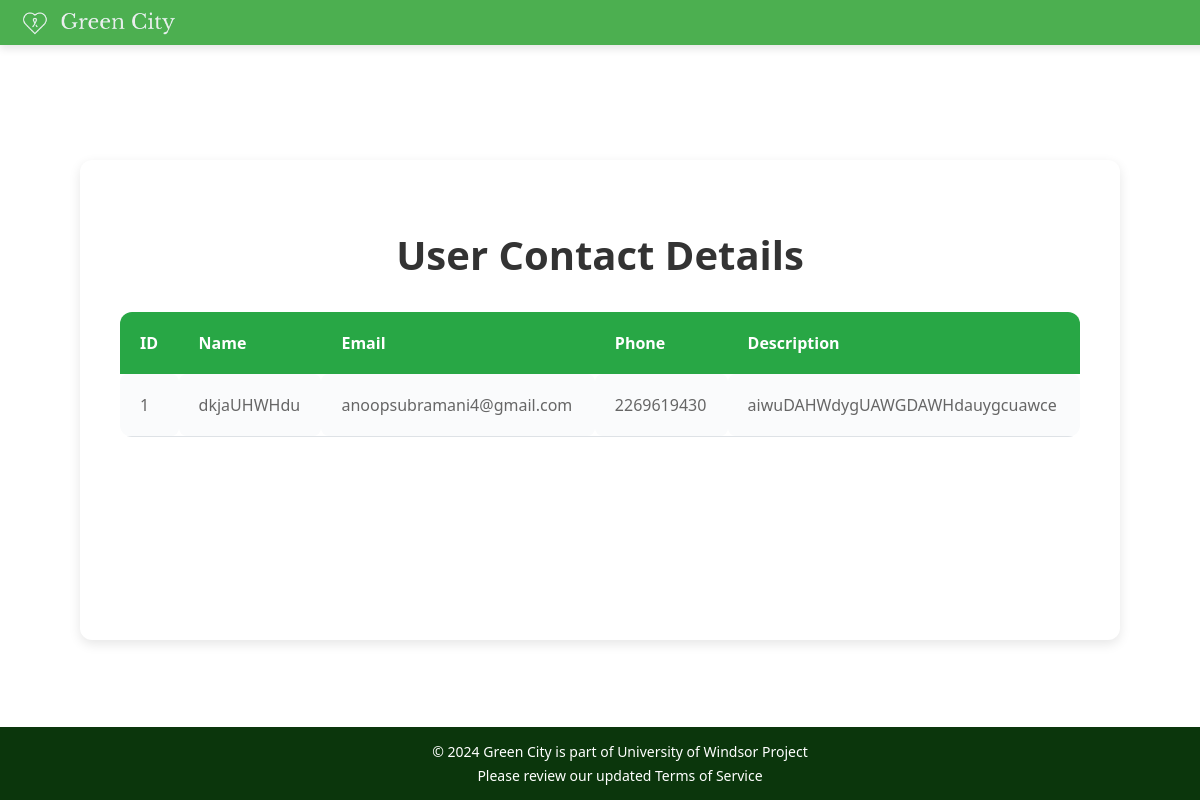
The page /admincontactinfo/ on the database its author committed.
### myapp/models.py (models this page shows)
class ContactModel(models.Model):
    email = models.EmailField(unique=True)
    phone = models.CharField(max_length=10, blank=True, null=True)
    description = models.CharField(max_length=1000, blank=True, null=True)
    name = models.CharField(max_length=10, blank=True, null=True)

### myapp/views.py (the view)
# urls.py: path('admincontactinfo/', views.contact_list_view, name='contact_list'),
def contact_list_view(request):
    if request.method == 'POST':
        form = ContactForm(request.POST)
        if form.is_valid():
            form.save()
            return redirect('ad')  # Redirect to the same page or another page after successful submission
    else:
        form = ContactForm()
    contacts = ContactModel.objects.all()
    return render(request, 'admin/admincontactinfo.html', {'contacts': contacts, 'form': form})

### myapp/templates/admin/admincontactinfo.html (shortened to what this page needs)
{% load static %}
{% block content %}
<head>
    <link rel="stylesheet" type="text/css" href="{% static 'admin/admin_contact_info.css' %}">
</head>
<body>
<div class="top-bar">
    <img src="{% static 'admin/adminlogo.png' %}" alt="Logo">
</div>
    <div class="container">
        <h1>User Contact Details</h1>
        <table>
            <thead>
                <tr>
                    <th>ID</th>
                    <th>Name</th>
                    <th>Email</th>
                    <th>Phone</th>
                    <th>Description</th>
                </tr>
            </thead>
            <tbody>
                {% for contact in contacts %}
                    <tr>
                        <td>{{ contact.id }}</td>
                        <td>{{ contact.name }}</td>
                        <td>{{ contact.email }}</td>
                        <td>{{ contact.phone }}</td>
                        <td>{{ contact.description }}</td>
                    </tr>
                {% endfor %}
            </tbody>
        </table>
    </div>
</body>
<div class="footer-bottom">
    <p>© 2024 Green City is part of University of Windsor Project</p>
    <p>Please review our updated Terms of Service</p>
</div>
{% endblock %}

### myapp/templates/admin/admin_contact_info.css (style rules this page uses)
body { font-family: Georgia, "Segoe UI", system-ui, sans-serif; background: url('admintree.png') no-repeat center center fixed; background-size: cover; margin: 0; padding: 0; display: flex; justify-content: center; align-items: center; height: 100vh; }
.top-bar { background-color: #4CAF50; padding: 10px 20px; width: 100%; box-shadow: 0 4px 8px rgba(0, 0, 0, 0.1); display: flex; align-items: center; justify-content: space-between; position: fixed; top: 0; left: 0; z-index: 10; }
.top-bar img { height: 25px; width: auto; }
.top-bar * { margin: 0; }
.footer-bottom { background-color: #0b360c; color: #fff; padding: 10px 20px; width: 100%; position: fixed; bottom: 0; left: 0; text-align: center; }
.footer-bottom p { margin: 5px 0; font-size: 14px; }
.container { width: 80%; height: 400px; background: #ffffff; padding: 40px; box-shadow: 0 4px 12px rgba(0, 0, 0, 0.1); border-radius: 12px; text-align: center; display: flex; flex-direction: column; align-items: center; }
h1 { color: #333; margin-bottom: 30px; font-size: 2.5em; }
table { width: 100%; border-collapse: collapse; border-radius: 12px; overflow: hidden; }
th, td { padding: 20px; text-align: left; }
th { background-color: #28a745; color: white; }
td { background-color: #fafbfc; color: #666; border-bottom: 1px solid #dee2e6; border-radius: 8px; }

### rows shown on the page
ContactModel: id "1", name "dkjaUHWHdu", email "anoopsubramani4@gmail.com", phone "2269619430", description "aiwuDAHWdygUAWGDAWHdauygcuawce"
